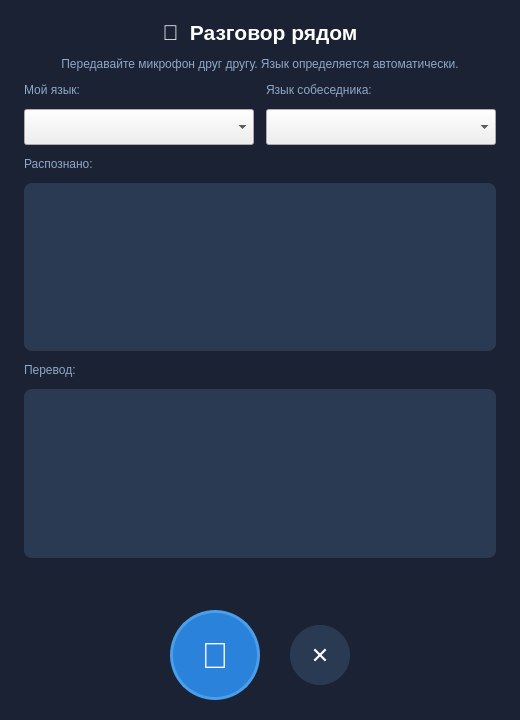
<?xml version="1.0" encoding="UTF-8"?>
<ui version="4.0">
 <class>NearbyDialog</class>
 <widget class="QDialog" name="NearbyDialog">
  <property name="geometry">
   <rect>
    <x>0</x>
    <y>0</y>
    <width>520</width>
    <height>720</height>
   </rect>
  </property>
  <property name="windowTitle">
   <string>Разговор рядом</string>
  </property>
  <property name="styleSheet">
   <string notr="true">QDialog#NearbyDialog { background-color: #1a2233; }</string>
  </property>
  <layout class="QVBoxLayout" name="mainLayout">
   <property name="spacing">
    <number>12</number>
   </property>
   <property name="leftMargin">
    <number>24</number>
   </property>
   <property name="topMargin">
    <number>20</number>
   </property>
   <property name="rightMargin">
    <number>24</number>
   </property>
   <property name="bottomMargin">
    <number>20</number>
   </property>

   <item>
    <widget class="QLabel" name="titleLabel">
     <property name="font">
      <font>
       <pointsize>16</pointsize>
       <weight>75</weight>
       <bold>true</bold>
      </font>
     </property>
     <property name="styleSheet">
      <string notr="true">color: white;</string>
     </property>
     <property name="text">
      <string>👥  Разговор рядом</string>
     </property>
     <property name="alignment">
      <set>Qt::AlignCenter</set>
     </property>
    </widget>
   </item>

   <item>
    <widget class="QLabel" name="hintLabel">
     <property name="styleSheet">
      <string notr="true">color: #8fa8c8;</string>
     </property>
     <property name="text">
      <string>Передавайте микрофон друг другу. Язык определяется автоматически.</string>
     </property>
     <property name="alignment">
      <set>Qt::AlignCenter</set>
     </property>
     <property name="wordWrap">
      <bool>true</bool>
     </property>
    </widget>
   </item>

   <item>
    <layout class="QHBoxLayout" name="langLayout">
     <item>
      <layout class="QVBoxLayout" name="leftLangLayout">
       <item>
        <widget class="QLabel" name="label1">
         <property name="styleSheet">
          <string notr="true">color: #8fa8c8;</string>
         </property>
         <property name="text">
          <string>Мой язык:</string>
         </property>
        </widget>
       </item>
       <item>
        <widget class="QComboBox" name="myLangCombo">
         <property name="minimumSize">
          <size><width>0</width><height>36</height></size>
         </property>
        </widget>
       </item>
      </layout>
     </item>
     <item>
      <layout class="QVBoxLayout" name="rightLangLayout">
       <item>
        <widget class="QLabel" name="label2">
         <property name="styleSheet">
          <string notr="true">color: #8fa8c8;</string>
         </property>
         <property name="text">
          <string>Язык собеседника:</string>
         </property>
        </widget>
       </item>
       <item>
        <widget class="QComboBox" name="otherLangCombo">
         <property name="minimumSize">
          <size><width>0</width><height>36</height></size>
         </property>
        </widget>
       </item>
      </layout>
     </item>
    </layout>
   </item>

   <item>
    <widget class="QLabel" name="label3">
     <property name="styleSheet">
      <string notr="true">color: #8fa8c8;</string>
     </property>
     <property name="text">
      <string>Распознано:</string>
     </property>
    </widget>
   </item>
   <item>
    <widget class="QTextEdit" name="recognizedTextEdit">
     <property name="minimumSize">
      <size><width>0</width><height>120</height></size>
     </property>
     <property name="readOnly">
      <bool>true</bool>
     </property>
     <property name="styleSheet">
      <string notr="true">background-color: #2a3a52; color: white; border: none; border-radius: 8px; padding: 8px;</string>
     </property>
    </widget>
   </item>

   <item>
    <widget class="QLabel" name="label4">
     <property name="styleSheet">
      <string notr="true">color: #8fa8c8;</string>
     </property>
     <property name="text">
      <string>Перевод:</string>
     </property>
    </widget>
   </item>
   <item>
    <widget class="QTextEdit" name="translatedTextEdit">
     <property name="minimumSize">
      <size><width>0</width><height>120</height></size>
     </property>
     <property name="readOnly">
      <bool>true</bool>
     </property>
     <property name="styleSheet">
      <string notr="true">background-color: #2a3a52; color: white; border: none; border-radius: 8px; padding: 8px;</string>
     </property>
    </widget>
   </item>

   <item>
    <widget class="QLabel" name="statusLabel">
     <property name="minimumSize">
      <size><width>0</width><height>28</height></size>
     </property>
     <property name="styleSheet">
      <string notr="true">color: #8fa8c8;</string>
     </property>
     <property name="text">
      <string/>
     </property>
     <property name="alignment">
      <set>Qt::AlignCenter</set>
     </property>
     <property name="wordWrap">
      <bool>true</bool>
     </property>
    </widget>
   </item>

   <item>
    <layout class="QHBoxLayout" name="buttonsLayout">
     <property name="spacing">
      <number>30</number>
     </property>
     <item>
      <spacer name="leftBtnSpacer">
       <property name="orientation"><enum>Qt::Horizontal</enum></property>
       <property name="sizeHint" stdset="0">
        <size><width>40</width><height>20</height></size>
       </property>
      </spacer>
     </item>
     <item>
      <widget class="QPushButton" name="micButton">
       <property name="minimumSize">
        <size><width>90</width><height>90</height></size>
       </property>
       <property name="maximumSize">
        <size><width>90</width><height>90</height></size>
       </property>
       <property name="cursor">
        <cursorShape>PointingHandCursor</cursorShape>
       </property>
       <property name="styleSheet">
        <string notr="true">QPushButton {
    background-color: #2a82da;
    color: white;
    border-radius: 45px;
    font-size: 36px;
    border: 3px solid #4a9eea;
}
QPushButton:hover { background-color: #3a92ea; }
QPushButton:checked {
    background-color: #e53935;
    border: 3px solid #ff6b6b;
}</string>
       </property>
       <property name="text">
        <string>🎤</string>
       </property>
       <property name="checkable">
        <bool>true</bool>
       </property>
       <property name="toolTip">
        <string>Начать запись</string>
       </property>
      </widget>
     </item>
     <item>
      <widget class="QPushButton" name="endButton">
       <property name="minimumSize">
        <size><width>60</width><height>60</height></size>
       </property>
       <property name="maximumSize">
        <size><width>60</width><height>60</height></size>
       </property>
       <property name="cursor">
        <cursorShape>PointingHandCursor</cursorShape>
       </property>
       <property name="styleSheet">
        <string notr="true">QPushButton {
    background-color: #2a3a52;
    color: white;
    border-radius: 30px;
    font-size: 22px;
    border: none;
}
QPushButton:hover { background-color: #c62828; }</string>
       </property>
       <property name="text">
        <string>✕</string>
       </property>
       <property name="toolTip">
        <string>Завершить</string>
       </property>
      </widget>
     </item>
     <item>
      <spacer name="rightBtnSpacer">
       <property name="orientation"><enum>Qt::Horizontal</enum></property>
       <property name="sizeHint" stdset="0">
        <size><width>40</width><height>20</height></size>
       </property>
      </spacer>
     </item>
    </layout>
   </item>

  </layout>
 </widget>
 <resources/>
 <connections/>
</ui>
